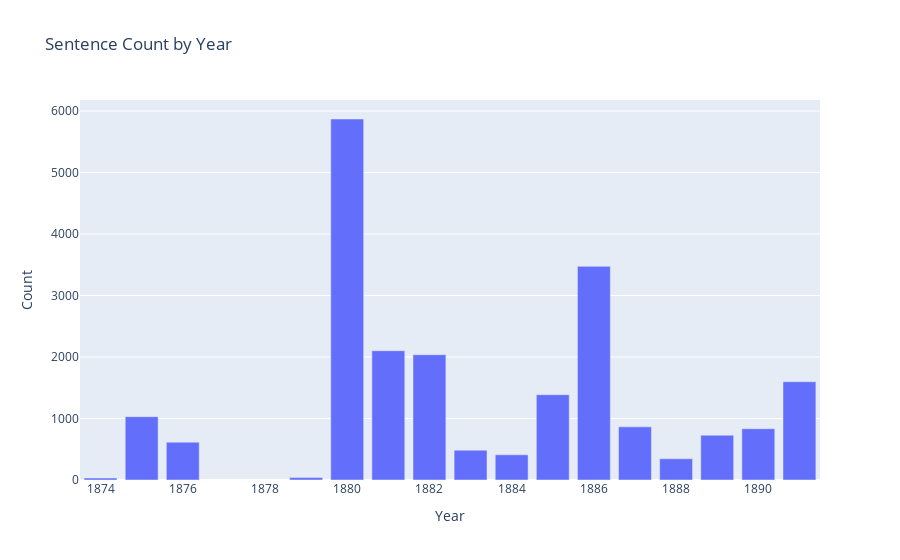

The notebook cell saved with this chart:
### Markdown cell above
We first do a count visualisation for the number of sentences in each year of the dataset to use alongside our topic modelling process. This gives an idea of the distribution of the currently transcribed speech report material over time.

### Code cell
#make copy of main dataframe
df_year_counts = df_all.copy()
#use function to get a count of all sentences by year
year_counts_all = year_counts(df_year_counts)
#use function to get visualisation of year/sentence count
report_sent_nums = year_counts_plot(year_counts_all)
report_sent_nums

### Figure 1 — Plotly figure (JSON) as saved in the notebook; plotly's stock layout.template omitted (floating-point values rounded to 4 significant figures)
{"data": [{"alignmentgroup": "True", "hovertemplate": "variable=0<br>Year=%{x}<br>Count=%{y}<extra></extra>", "legendgroup": "0", "marker": {"color": "#636efa", "pattern": {"shape": ""}}, "name": "0", "offsetgroup": "0", "orientation": "v", "showlegend": true, "textposition": "auto", "type": "bar", "x": [1874, 1875, 1876, 1879, 1880, 1881, 1882, 1883, 1884, 1885, 1886, 1887, 1888, 1889, 1890, 1891], "xaxis": "x", "y": [32, 1030, 615, 39, 5870, 2102, 2037, 485, 410, 1387, 3474, 864, 345, 729, 834, 1598], "yaxis": "y"}], "layout": {"barmode": "relative", "legend": {"title": {"text": "variable"}, "tracegroupgap": 0}, "showlegend": false, "title": {"text": "Sentence Count by Year"}, "xaxis": {"anchor": "y", "domain": [0, 1], "title": {"text": "Year"}}, "yaxis": {"anchor": "x", "domain": [0, 1], "title": {"text": "Count"}}}}
